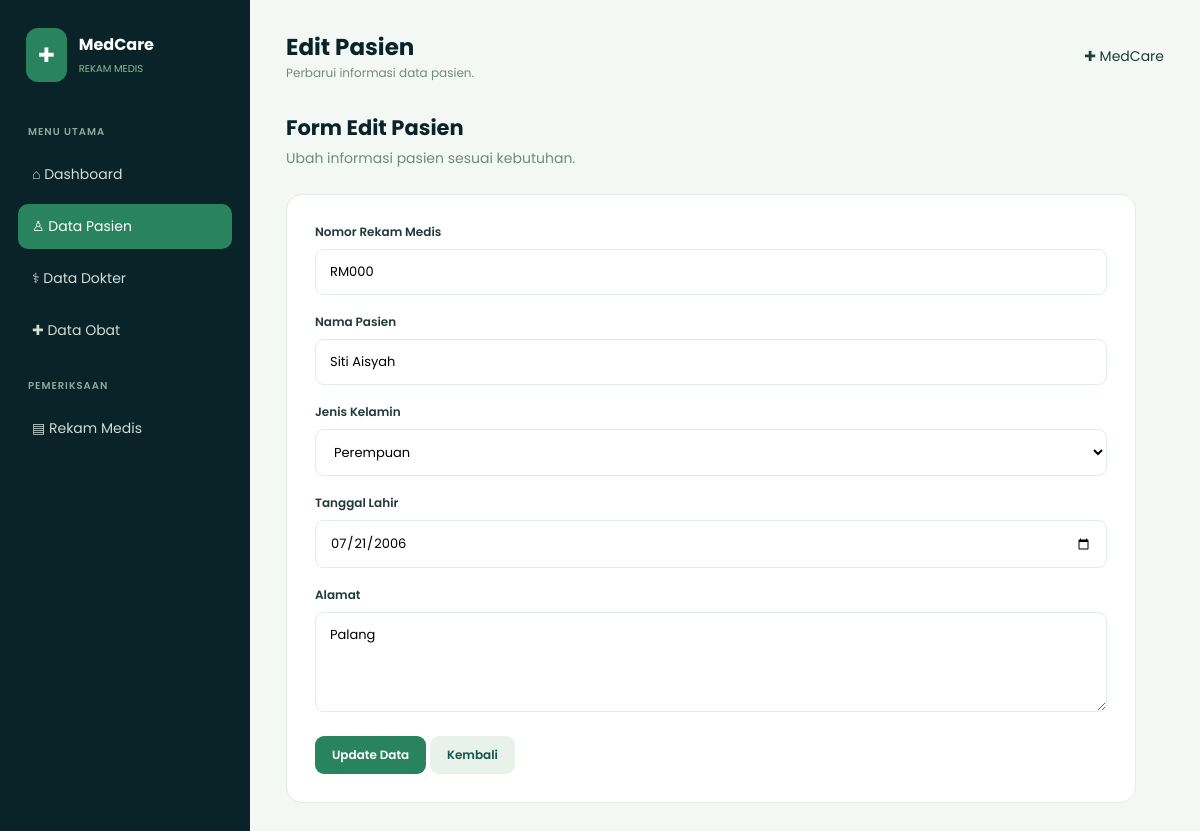
Screenshot of /pasien/edit.php?id=2 with the database file from the repository.
### tables this page shows
CREATE TABLE `pasien` (
  `id_pasien` int(11) NOT NULL,
  `no_rm` varchar(20) NOT NULL,
  `nama_pasien` varchar(100) NOT NULL,
  `jenis_kelamin` enum('L','P') NOT NULL,
  `tanggal_lahir` date NOT NULL,
  `alamat` text DEFAULT NULL
);

### pasien/edit.php (the view, shortened to what this page needs)
<?php
include '../koneksi.php';
$id = isset($_GET['id']) ? (int) $_GET['id'] : 0;
$stmt = mysqli_prepare($conn, "SELECT * FROM pasien WHERE id_pasien = ?");
mysqli_stmt_bind_param($stmt, "i", $id);
mysqli_stmt_execute($stmt);
$result = mysqli_stmt_get_result($stmt);
$data = mysqli_fetch_assoc($result);
?>
<!DOCTYPE html>
<html lang="id">
<head>
    <link rel="stylesheet" href="../style.css">
</head>
<body>
<div class="layout">
    <aside class="sidebar">
        <div class="brand">
            <div class="brand-icon">✚</div>
            <div><h2>MedCare</h2><small>REKAM MEDIS</small></div>
        </div>
        <p class="menu-title">MENU UTAMA</p>
        <a href="../index.php" class="nav-link">⌂ Dashboard</a>
        <a href="index.php" class="nav-link active">♙ Data Pasien</a>
        <a href="../dokter/index.php" class="nav-link">⚕ Data Dokter</a>
        <a href="../obat/index.php" class="nav-link">✚ Data Obat</a>
        <p class="menu-title">PEMERIKSAAN</p>
        <a href="../rekam_medis/index.php" class="nav-link">▤ Rekam Medis</a>
    </aside>
    <main class="main-content">
        <div class="topbar">
            <div>
                <h1>Edit Pasien</h1>
                <p>Perbarui informasi data pasien.</p>
            </div>
            <span>✚ MedCare</span>
        </div>
        <div class="page-title">
            <h2>Form Edit Pasien</h2>
            <p>Ubah informasi pasien sesuai kebutuhan.</p>
        </div>
        <div class="form-card">
            <form method="POST">
                <div class="form-group">
                    <label>Nomor Rekam Medis</label>
                    <input type="text" name="no_rm"
                           value="<?= htmlspecialchars($data['no_rm']) ?>"
                           maxlength="20" required>
                </div>
                <div class="form-group">
                    <label>Nama Pasien</label>
                    <input type="text" name="nama_pasien"
                           value="<?= htmlspecialchars($data['nama_pasien']) ?>"
                           maxlength="100" required>
                </div>
                <div class="form-group">
                    <label>Jenis Kelamin</label>
                    <select name="jenis_kelamin" required>
                        <option value="P" <?= $data['jenis_kelamin'] == 'P' ? 'selected' : '' ?>>
                            Perempuan
                        </option>
                    </select>
                </div>
                <div class="form-group">
                    <label>Tanggal Lahir</label>
                    <input type="date" name="tanggal_lahir"
                           value="<?= htmlspecialchars($data['tanggal_lahir']) ?>"
                           required>
                </div>
                <div class="form-group">
                    <label>Alamat</label>
                    <textarea name="alamat"><?= htmlspecialchars($data['alamat'] ?? '') ?></textarea>
                </div>
                <button type="submit" name="update" class="btn">
                    Update Data
                </button>
                <a href="index.php" class="btn btn-secondary">
                    Kembali
                </a>
            </form>
        </div>
    </main>
</div>
</body>
</html>

### style.css (style rules this page uses)
:root { --dark: #092328; --teal: #12544F; --green: #2A835F; --sage: #8BBB92; --background: #F4F8F5; --white: #FFFFFF; --text: #203B37; --muted: #758780; --border: #E3ECE5; --danger: #D9534F; }
* { margin: 0; padding: 0; box-sizing: border-box; }
body { font-family: 'Poppins', sans-serif; background: var(--background); color: var(--text); font-size: 14px; }
a { text-decoration: none; color: inherit; }
.layout { display: flex; min-height: 100vh; }
.sidebar { width: 250px; background: var(--dark); color: white; padding: 28px 18px; flex-shrink: 0; }
.brand { display: flex; align-items: center; gap: 12px; margin-bottom: 42px; padding: 0 8px; }
.brand-icon { background: var(--green); padding: 12px; border-radius: 12px; font-size: 20px; }
.brand h2 { font-size: 16px; font-weight: 700; }
.brand small { color: var(--sage); font-size: 10px; }
.menu-title { color: #8FA8A0; font-size: 10px; font-weight: 600; margin: 25px 10px 12px; letter-spacing: 1px; }
.nav-link { display: block; padding: 12px 14px; border-radius: 10px; color: #D0DDD8; margin-bottom: 7px; transition: .2s; }
.nav-link:hover, .nav-link.active { background: var(--green); color: white; }
.main-content { flex: 1; padding: 30px 36px; min-width: 0; }
.topbar { display: flex; justify-content: space-between; align-items: center; margin-bottom: 30px; gap: 15px; }
.topbar h1 { font-size: 23px; color: var(--dark); }
.topbar p { color: var(--muted); font-size: 12px; }
.page-title { margin-bottom: 25px; }
.page-title h2 { font-size: 21px; color: var(--dark); }
.page-title p { color: var(--muted); margin-top: 5px; }
.btn { display: inline-block; padding: 10px 17px; border: none; border-radius: 9px; background: var(--green); color: white; font-family: inherit; font-size: 12px; font-weight: 600; cursor: pointer; transition: .2s; }
.btn-secondary { background: #E8F2EA; color: var(--teal); }
.form-card { background: white; padding: 28px; border-radius: 16px; border: 1px solid var(--border); max-width: 850px; }
.form-group { margin-bottom: 18px; }
.form-group label { display: block; margin-bottom: 8px; font-weight: 600; font-size: 12px; }
.form-group input, .form-group select, .form-group textarea { width: 100%; padding: 12px 14px; border: 1px solid var(--border); border-radius: 9px; outline: none; font-family: inherit; font-size: 13px; background: white; }
.form-group textarea { min-height: 100px; resize: vertical; }
.main-content { animation: pageFadeIn 0.45s ease; }
.content-card, .form-card { animation: cardAppear 0.5s ease; transition: box-shadow 0.3s ease, transform 0.3s ease; }
.btn, .btn-secondary, .action-btn { transition: all 0.25s ease; }
.form-group select, .form-group input, .form-group textarea { transition: border-color 0.25s ease, box-shadow 0.25s ease; }
.nav-link { transition: all 0.25s ease; }

### rows the page displays
pasien: no_rm "RM000", nama_pasien "Siti Aisyah", jenis_kelamin "Perempuan", tanggal_lahir "07/21/2006", alamat "Palang"
